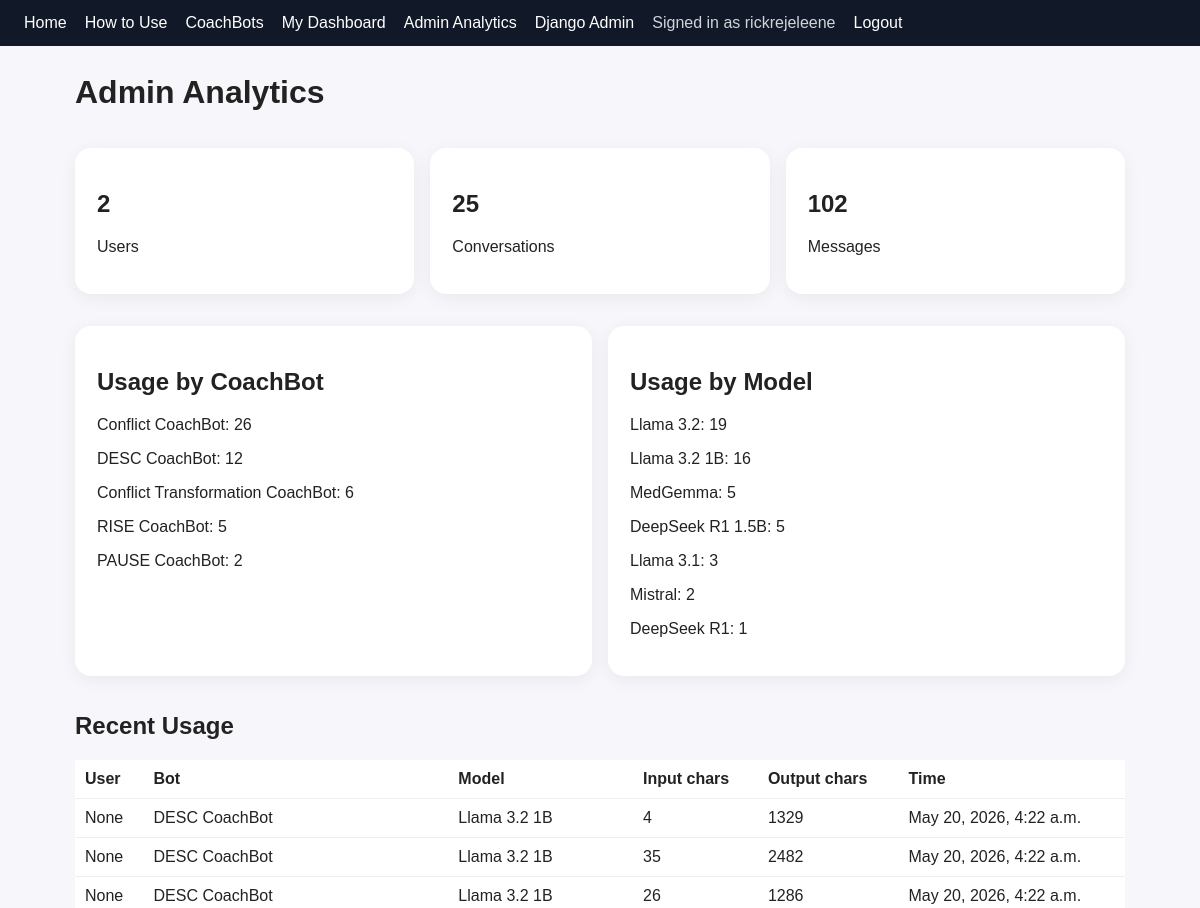
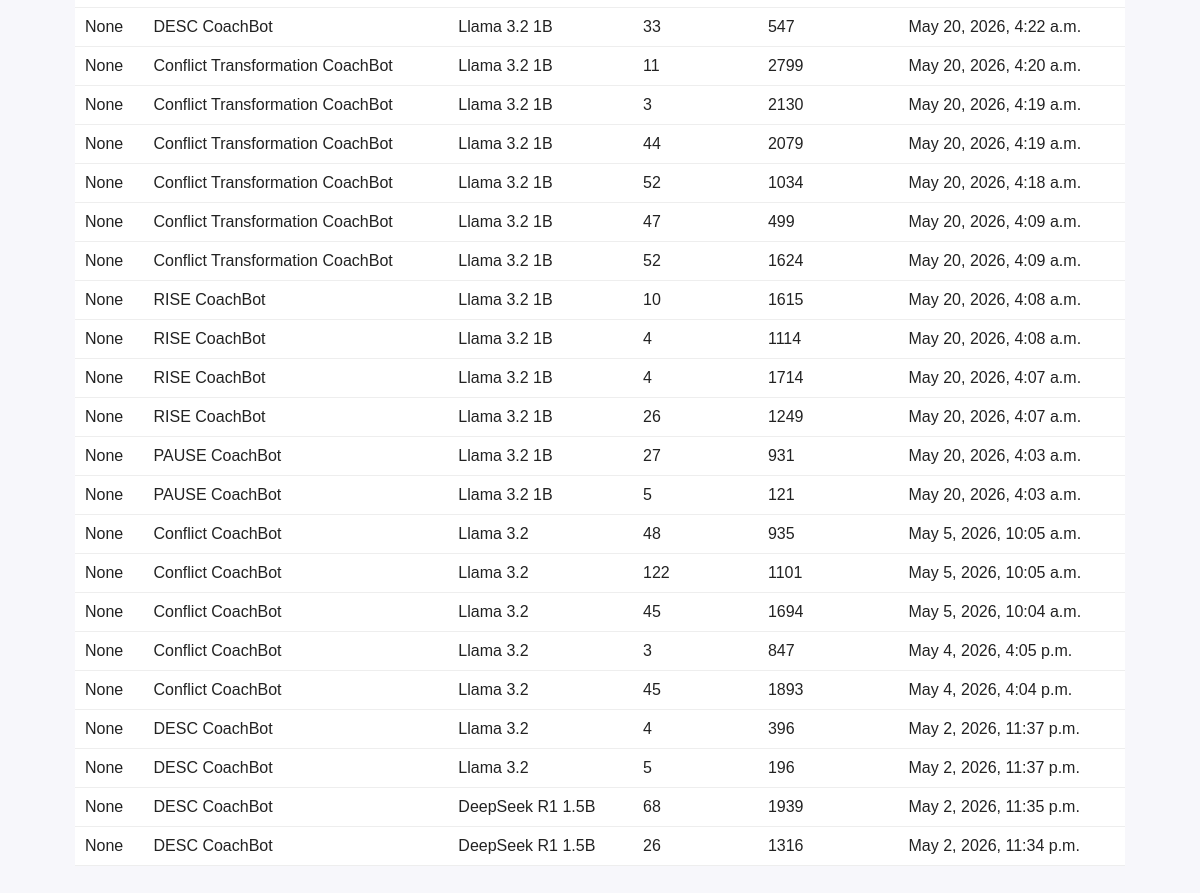
The page /analytics/admin-dashboard/ (signed in) on the database as committed earlier (2 pictures, top to bottom).
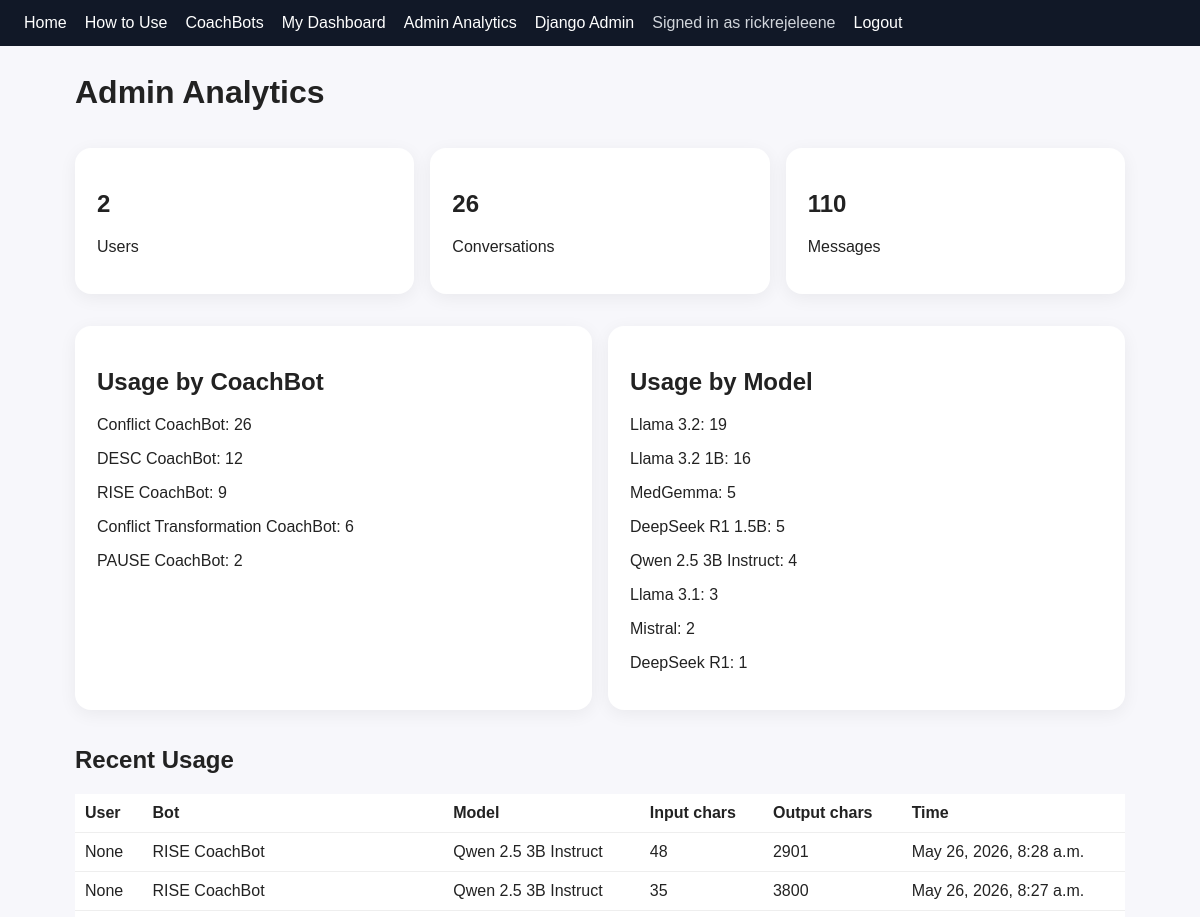
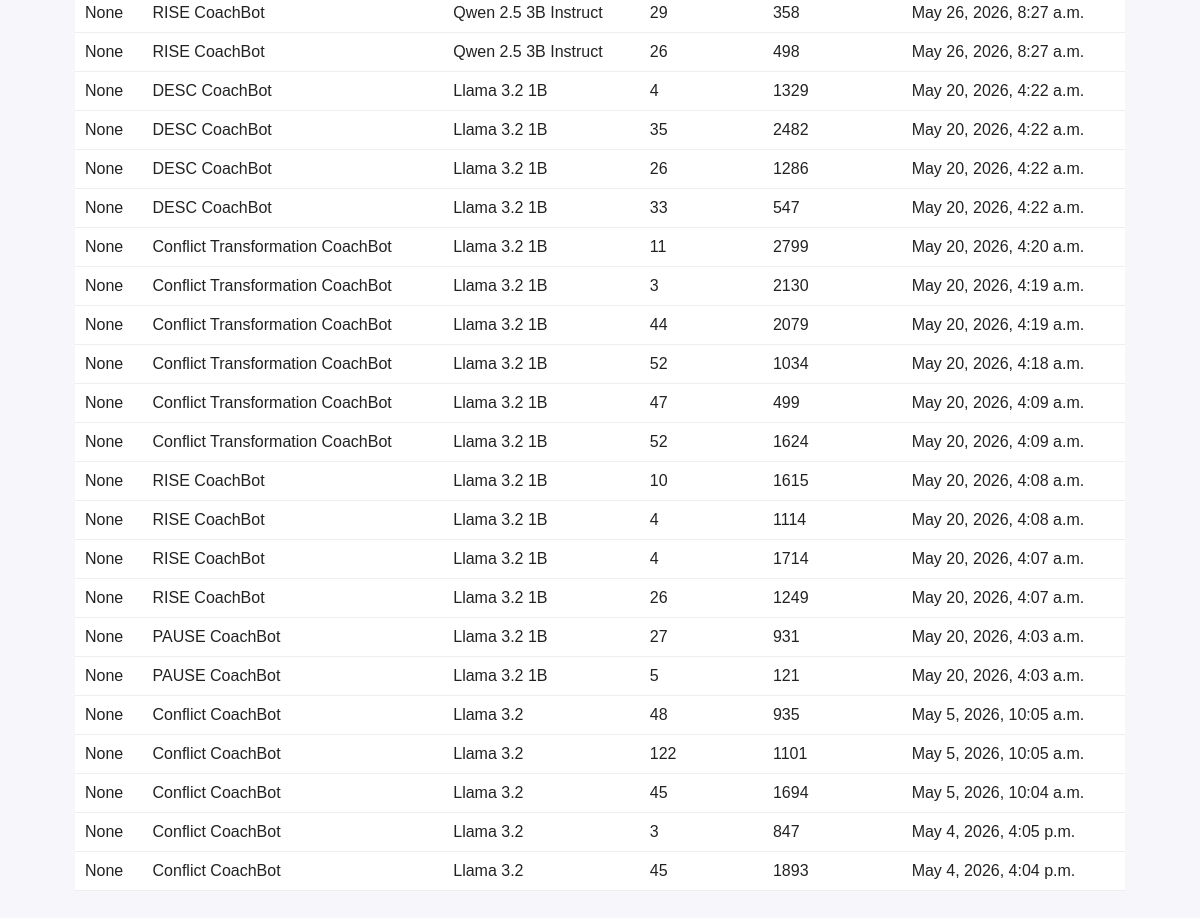
The same page on the database as committed later (2 pictures, top to bottom).
### bots/models.py (models this page shows, shortened)
class Chatbot(models.Model):
    name = models.CharField(max_length=120, unique=True)
    framework = models.CharField(max_length=80)
    description = models.TextField()
    system_prompt = models.TextField()
    is_active = models.BooleanField(default=True)

class OllamaModel(models.Model):
    name = models.CharField(max_length=100, unique=True)
    display_name = models.CharField(max_length=120)
    description = models.TextField(blank=True)
    is_active = models.BooleanField(default=True)

### analytics/models.py (models this page shows, shortened)
class UsageLog(models.Model):
    user = models.ForeignKey(
        settings.AUTH_USER_MODEL,
        on_delete=models.SET_NULL,
        null=True,
        blank=True,
    )
    guest_name = models.CharField(max_length=150, blank=True)
    chatbot = models.ForeignKey(Chatbot, on_delete=models.PROTECT)
    model = models.ForeignKey(
        OllamaModel,
        on_delete=models.PROTECT,
        null=True,
        blank=True,
    )
    conversation = models.ForeignKey(
        Conversation,
        on_delete=models.CASCADE,
    )
    input_chars = models.IntegerField(default=0)
    output_chars = models.IntegerField(default=0)
    created_at = models.DateTimeField(auto_now_add=True)

### analytics/views.py (the view)
# urls.py: urlpatterns = [path('admin-dashboard/', views.admin_dashboard, name='admin_dashboard')]
@staff_member_required
def admin_dashboard(request):
    usage_by_bot = UsageLog.objects.values('chatbot__name').annotate(total=Count('id')).order_by('-total')
    usage_by_model = UsageLog.objects.values('model__display_name').annotate(total=Count('id')).order_by('-total')
    return render(request, 'analytics/admin_dashboard.html', {
        'total_users': User.objects.count(),
        'total_conversations': Conversation.objects.count(),
        'total_messages': Message.objects.count(),
        'total_input_chars': UsageLog.objects.aggregate(Sum('input_chars'))['input_chars__sum'] or 0,
        'total_output_chars': UsageLog.objects.aggregate(Sum('output_chars'))['output_chars__sum'] or 0,
        'usage_by_bot': usage_by_bot,
        'usage_by_model': usage_by_model,
        'recent_logs': UsageLog.objects.select_related('user', 'chatbot', 'model').order_by('-created_at')[:25]
    })

### templates/analytics/admin_dashboard.html
{% extends 'base.html' %}{% block content %}
<h1>Admin Analytics</h1>
<div class="grid"><div class="card"><h2>{{ total_users }}</h2><p>Users</p></div><div class="card"><h2>{{ total_conversations }}</h2><p>Conversations</p></div><div class="card"><h2>{{ total_messages }}</h2><p>Messages</p></div></div>
<div class="grid"><div class="card"><h2>Usage by CoachBot</h2>{% for row in usage_by_bot %}<p>{{ row.chatbot__name }}: {{ row.total }}</p>{% endfor %}</div><div class="card"><h2>Usage by Model</h2>{% for row in usage_by_model %}<p>{{ row.model__display_name }}: {{ row.total }}</p>{% endfor %}</div></div>
<h2>Recent Usage</h2><table><tr><th>User</th><th>Bot</th><th>Model</th><th>Input chars</th><th>Output chars</th><th>Time</th></tr>{% for log in recent_logs %}<tr><td>{{ log.user }}</td><td>{{ log.chatbot.name }}</td><td>{{ log.model.display_name }}</td><td>{{ log.input_chars }}</td><td>{{ log.output_chars }}</td><td>{{ log.created_at }}</td></tr>{% endfor %}</table>
{% endblock %}

Rows that differ between the two databases and show on the page:
no longer on this page (row unchanged): UsageLog: user "None", chatbot.name "DESC CoachBot", model.display_name "Llama 3.2", input_chars "4", output_chars "396", created_at "May 2, 2026, 11:37 p.m."
no longer on this page (row unchanged): UsageLog: user "None", chatbot.name "DESC CoachBot", model.display_name "Llama 3.2", input_chars "5", output_chars "196", created_at "May 2, 2026, 11:37 p.m."
no longer on this page (row unchanged): UsageLog: user "None", chatbot.name "DESC CoachBot", model.display_name "DeepSeek R1 1.5B", input_chars "68", output_chars "1939", created_at "May 2, 2026, 11:35 p.m."
no longer on this page (row unchanged): UsageLog: user "None", chatbot.name "DESC CoachBot", model.display_name "DeepSeek R1 1.5B", input_chars "26", output_chars "1316", created_at "May 2, 2026, 11:34 p.m."
shown differently, row unchanged: Chatbot "RISE CoachBot": total "5" → "9"; moves up the list
added UsageLog: user "None", chatbot.name "RISE CoachBot", model.display_name "Qwen 2.5 3B Instruct", input_chars "48", output_chars "2901", created_at "May 26, 2026, 8:28 a.m."
added UsageLog: user "None", chatbot.name "RISE CoachBot", model.display_name "Qwen 2.5 3B Instruct", input_chars "35", output_chars "3800", created_at "May 26, 2026, 8:27 a.m."
added UsageLog: user "None", chatbot.name "RISE CoachBot", model.display_name "Qwen 2.5 3B Instruct", input_chars "29", output_chars "358", created_at "May 26, 2026, 8:27 a.m."
added UsageLog: user "None", chatbot.name "RISE CoachBot", model.display_name "Qwen 2.5 3B Instruct", input_chars "26", output_chars "498", created_at "May 26, 2026, 8:27 a.m."
Other text that changed with them:
{{ total_conversations }}: "25" → "26"
{{ total_messages }}: "102" → "110"
new list line: "Qwen 2.5 3B Instruct : 4"
